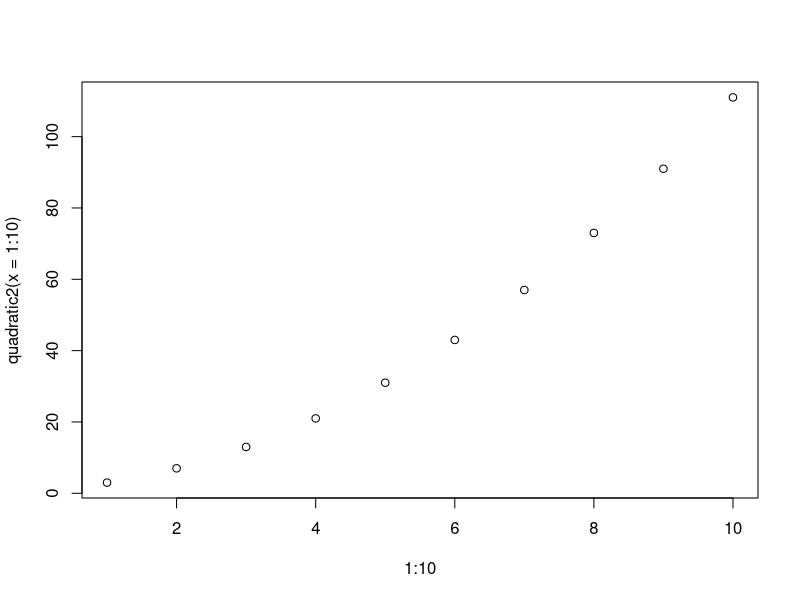
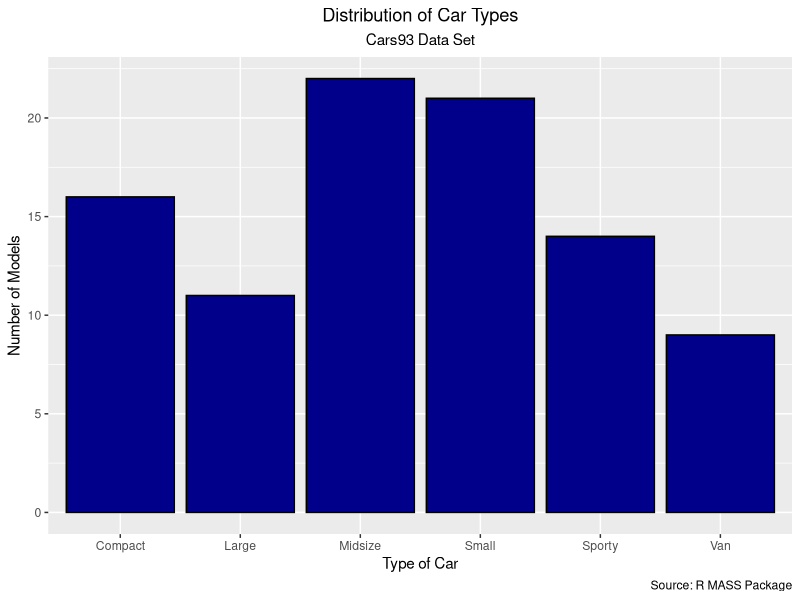
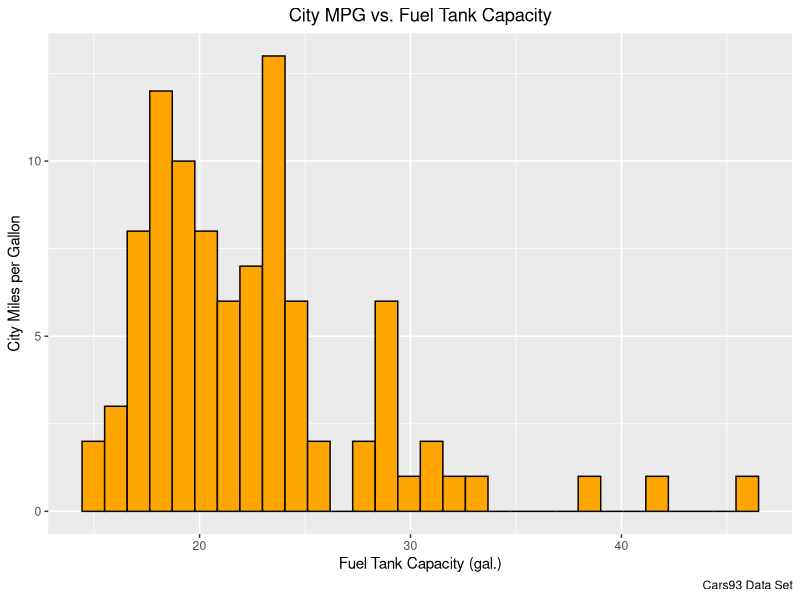
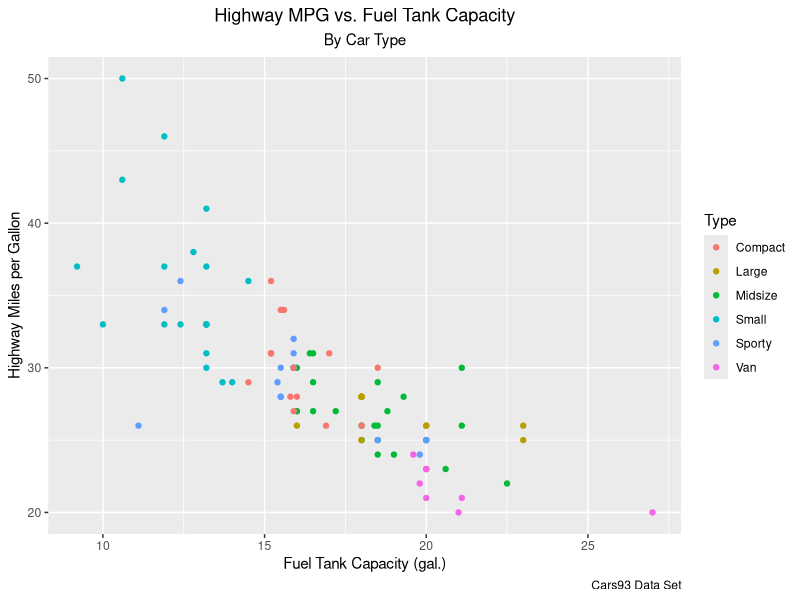
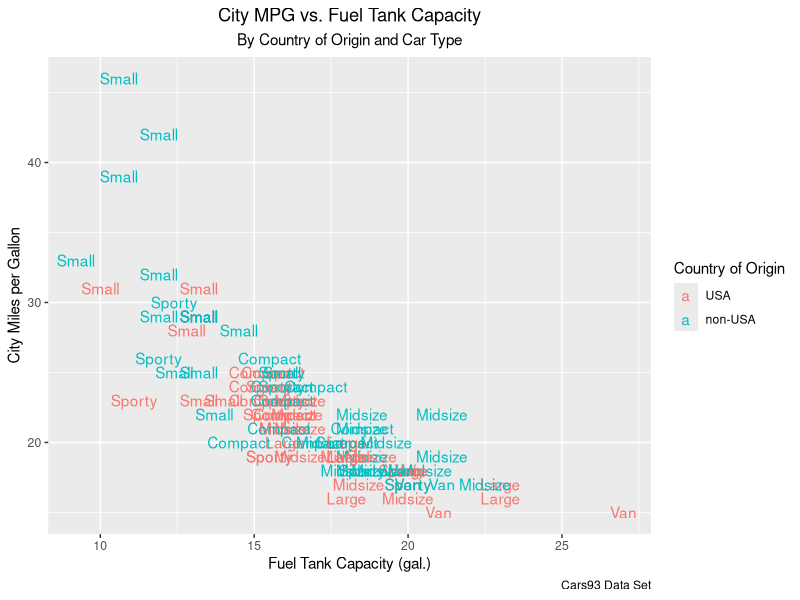

Recreate these plots in R, in order.
## ---- chunk 1
quadratic <- function(a, b, c, x) {
  return(a * x^2 + b * x + c)
}
## ---- chunk 2
# example tests
all(
  quadratic(1, 5, 2, 0) == 2,
  quadratic(0, 5, 2, 1) == 7,
  quadratic(1, 0, 1, 10) == 101,
  quadratic(2, 3, 0, 5) == 65,
  quadratic(-1, 5, 5, 5) == 5
)
# note:  the all() function returns TRUE if all input expressions are true, and FALSE otherwise
## ---- chunk 3
quadratic2 <- function(a=1, b=1, c=1, x) {
  return(a * x^2 + b * x + c)
}
quadratic2(x=2)
## ---- chunk 4
1:10
## ---- chunk 5
quadratic2(x = 1:10)
## ---- chunk 6
plot(1:10, quadratic2(x = 1:10))
## ---- chunk 7
#install.packages("ggplot2")
#library(ggplot2)

library(tidyverse)
## ---- chunk 8
library(MASS)
data(Cars93)

head(Cars93)
ncol(Cars93)
colnames(Cars93)
## ---- chunk 9
library(tidyverse)
library(MASS)
data(Cars93)

#  First graph
ggplot(data = Cars93) + 
  geom_bar(aes(x = Type), fill = "darkblue", color = "black") +
  labs(title = "Distribution of Car Types", 
       x = "Type of Car",
       y = "Number of Models",
       caption = "Source: R MASS Package",
       subtitle = "Cars93 Data Set") +
  theme(plot.title = element_text(hjust = 0.5),
        plot.subtitle = element_text(hjust = 0.5))

#  Second graph
ggplot(data = Cars93) + 
  geom_histogram(aes(x = MPG.city), fill = "orange", color = "black") +
  labs(title = "City MPG vs. Fuel Tank Capacity",
       caption = "Cars93 Data Set",
       x = "Fuel Tank Capacity (gal.)",
       y = "City Miles per Gallon") +
  theme(plot.title = element_text(hjust = 0.5),
        plot.subtitle = element_text(hjust = 0.5))

#  Third graph
ggplot(data = Cars93) + 
  geom_point(aes(x = Fuel.tank.capacity, y = MPG.highway, color = Type)) +
  labs(title = "Highway MPG vs. Fuel Tank Capacity",
       caption = "Cars93 Data Set",
       subtitle = "By Car Type",
       x = "Fuel Tank Capacity (gal.)",
       y = "Highway Miles per Gallon") +
  theme(plot.title = element_text(hjust = 0.5),
        plot.subtitle = element_text(hjust = 0.5))

#  Fourth graph
ggplot(data = Cars93) + 
  geom_text(aes(x = Fuel.tank.capacity, y = MPG.city, 
                label = Type, color = Origin)) +
  labs(title = "City MPG vs. Fuel Tank Capacity",
       subtitle = "By Country of Origin and Car Type", 
       caption = "Cars93 Data Set",
       x = "Fuel Tank Capacity (gal.)",
       y = "City Miles per Gallon",
       color = "Country of Origin") +
  theme(plot.title = element_text(hjust = 0.5),
        plot.subtitle = element_text(hjust = 0.5))
